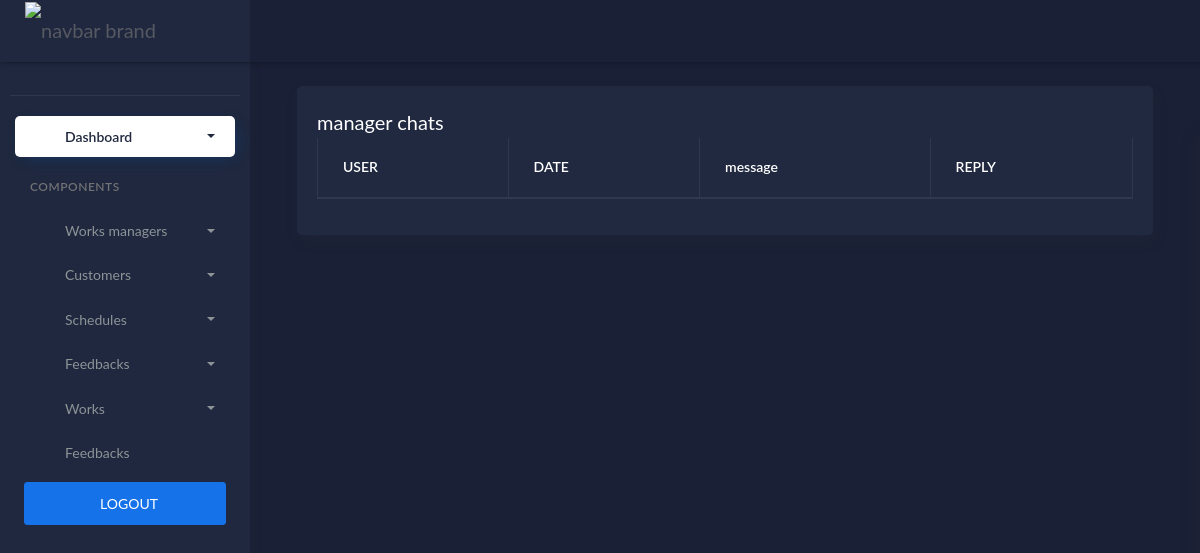
Page /managermessageview (signed in) on the earlier database version.
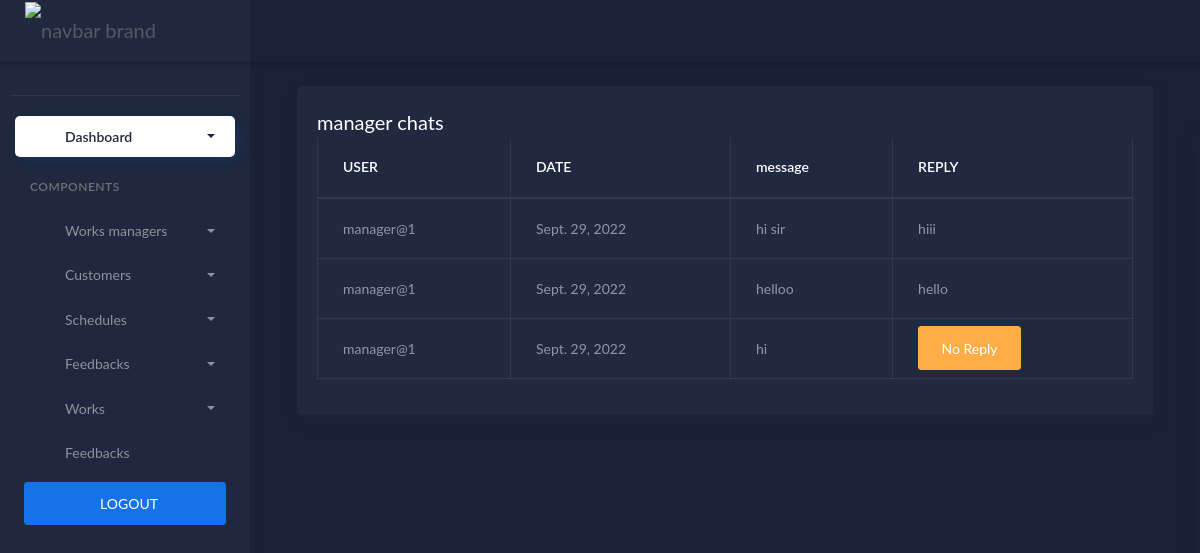
Same page on the later database version.
### workshopapp/models.py (models this page shows)
class Manager_Contact_Admin(models.Model):
    user = models.ForeignKey(Login, on_delete=models.DO_NOTHING)
    date = models.DateField(auto_now=True)
    message = models.CharField(max_length=500)
    reply = models.CharField(max_length=500, null=True, blank=True)

class Login(AbstractUser):
    is_manager = models.BooleanField(default=False)
    is_customer = models.BooleanField(default=False)

### workshopapp/views.py (the view)
# urls.py: path('managermessageview',views.Manager_Message_View, name='managermessageview'),
@login_required(login_url='loginpage')
def Manager_Message_View(request):
    data = Manager_Contact_Admin.objects.all()
    return render(request, 'admin/managermessageview.html',{'data': data})

### templates/admin/managermessageview.html
{% extends 'admin/dashboard.html' %}
{% block content %}
<div class="col-lg-12 stretch-card">
                <div class="card">
                  <div class="card-body">
                    <h4 class="card-title">manager chats</h4>
                    <div class="table-responsive">
                      <table class="table table-bordered ">
                        <thead>
                          <tr>
                            <th class="card-title">USER</th>
                            <th class="card-title">DATE</th>
                            <th class="card-title">message</th>
                            <th class="card-title">REPLY</th>
                          </tr>
                        </thead>
                        <tbody>
                        {% for i in data %}
                          <tr class="table-default">
                            <td>{{ i.user }}  </td>
                            <td>{{ i.date }}  </td>
                            <td>{{ i.message }}  </td>
                            <td>
                              {% if i.reply == None %}
                              <a href="{%url 'replytomanager' i.id %}" class="btn btn-warning">No Reply</a>
                              {% else %}
                              {{ i.reply }}
                              {% endif %}
                            </td>
                          </tr>
                        {% endfor %}
                        </tbody>
                      </table>
                    </div>
                  </div>
                </div>
              </div>
            </div>
          </div>
{% endblock %}

Differences in the rows shown:
added Manager_Contact_Admin: user "manager@1", date "Sept. 29, 2022", message "hi sir", reply "hiii"
added Manager_Contact_Admin: user "manager@1", date "Sept. 29, 2022", message "helloo", reply "hello"
added Manager_Contact_Admin: user "manager@1", date "Sept. 29, 2022", message "hi", shows "No Reply"
